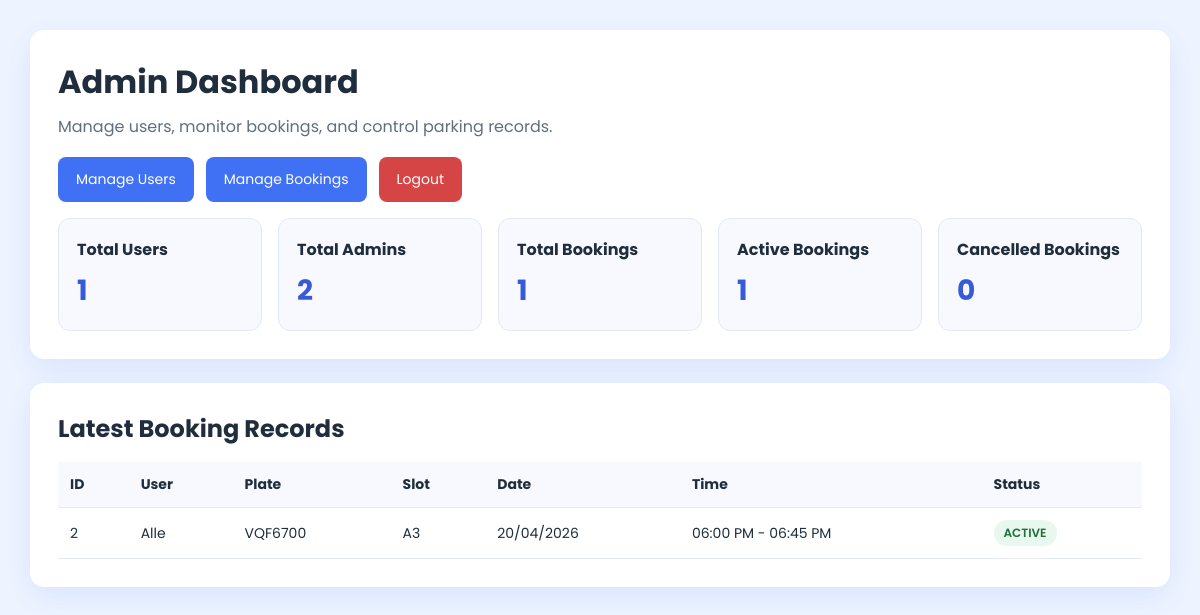
Page /admin_dashboard.php (signed in) on the committed database.
### tables this page shows
CREATE TABLE `bookings` (
  `id` int(11) NOT NULL,
  `user_id` int(11) NOT NULL,
  `slot_id` int(11) NOT NULL,
  `plate_number` varchar(20) NOT NULL,
  `date` date NOT NULL,
  `start_time` time NOT NULL,
  `end_time` time NOT NULL,
  `status` varchar(20) NOT NULL DEFAULT 'ACTIVE'
);

CREATE TABLE `users` (
  `id` int(11) NOT NULL,
  `name` varchar(60) NOT NULL,
  `email` varchar(100) NOT NULL,
  `phone` varchar(15) NOT NULL,
  `password` varchar(255) NOT NULL,
  `role` enum('admin','user') NOT NULL DEFAULT 'user',
  `created_at` timestamp NOT NULL DEFAULT current_timestamp()
);

CREATE TABLE `parking_slots` (
  `id` int(11) NOT NULL,
  `slot_number` varchar(50) NOT NULL
);

### security.php (called while the page is built, shortened)
<?php
function e($value)
{
    return htmlspecialchars((string)$value, ENT_QUOTES, 'UTF-8');
}

### admin_dashboard.php (the view, shortened to what this page needs)
<?php
require_once 'security.php';
require_once 'connect.php';
$totalUsers = $conn->query("SELECT COUNT(*) AS total FROM users WHERE role = 'user'")->fetch_assoc()['total'];
$totalAdmins = $conn->query("SELECT COUNT(*) AS total FROM users WHERE role = 'admin'")->fetch_assoc()['total'];
$totalBookings = $conn->query("SELECT COUNT(*) AS total FROM bookings")->fetch_assoc()['total'];
$activeBookings = $conn->query("SELECT COUNT(*) AS total FROM bookings WHERE status = 'ACTIVE'")->fetch_assoc()['total'];
$cancelledBookings = $conn->query("SELECT COUNT(*) AS total FROM bookings WHERE status = 'CANCELLED'")->fetch_assoc()['total'];
$latest = $conn->query("
    SELECT b.id, u.name, p.slot_number, b.plate_number, b.date, b.start_time, b.end_time, b.status
    FROM bookings b
    JOIN users u ON b.user_id = u.id
    JOIN parking_slots p ON b.slot_id = p.id
    ORDER BY b.id DESC
    LIMIT 10
");
?>
<!DOCTYPE html>
<html lang="en">
<head>
</head>
<body>
<div class="container">
  <div class="card">
    <h1>Admin Dashboard</h1>
    <p style="color:#5f6f81;margin:8px 0 18px;">Manage users, monitor bookings, and control parking records.</p>
    <div class="top-links">
      <a class="btn" href="manage_users.php">Manage Users</a>
      <a class="btn" href="manage_bookings.php">Manage Bookings</a>
      <a class="btn danger" href="logout.php">Logout</a>
    </div>
    <div class="stats">
      <div class="stat">
        <strong>Total Users</strong>
        <div class="number"><?php echo e($totalUsers); ?></div>
      </div>
      <div class="stat">
        <strong>Total Admins</strong>
        <div class="number"><?php echo e($totalAdmins); ?></div>
      </div>
      <div class="stat">
        <strong>Total Bookings</strong>
        <div class="number"><?php echo e($totalBookings); ?></div>
      </div>
      <div class="stat">
        <strong>Active Bookings</strong>
        <div class="number"><?php echo e($activeBookings); ?></div>
      </div>
      <div class="stat">
        <strong>Cancelled Bookings</strong>
        <div class="number"><?php echo e($cancelledBookings); ?></div>
      </div>
    </div>
  </div>
  <div class="card">
    <h2>Latest Booking Records</h2>
    <table style="font-size:14px;">
      <thead>
        <tr>
          <th>ID</th>
          <th>User</th>
          <th>Plate</th>
          <th>Slot</th>
          <th>Date</th>
          <th>Time</th>
          <th>Status</th>
        </tr>
      </thead>
      <tbody>
      <?php while ($row = $latest->fetch_assoc()): ?>
        <tr>
          <td><?php echo e($row['id']); ?></td>
          <td><?php echo e($row['name']); ?></td>
          <td><?php echo e($row['plate_number']); ?></td>
          <td><?php echo e($row['slot_number']); ?></td>
          <td><?php echo date("d/m/Y", strtotime($row['date'])); ?></td>
          <td>
            <?php
              echo date("h:i A", strtotime($row['start_time'])) .
              " - " .
              date("h:i A", strtotime($row['end_time']));
            ?>
          </td>
          <td>
            <span class="badge <?php echo e($row['status']); ?>">
              <?php echo e($row['status']); ?>
            </span>
          </td>
        </tr>
      <?php endwhile; ?>
      </tbody>
    </table>
  </div>
</div>
</body>
</html>

### admin_dashboard.php (style rules this page uses)
* { margin:0; padding:0; box-sizing:border-box; font-family:'Poppins',sans-serif; }
body { min-height:100vh; background:#eef4ff; padding:30px; color:#1f2d3d; }
.container { max-width:1180px; margin:0 auto; }
.card { background:#fff; border-radius:14px; padding:28px; box-shadow:0 10px 30px rgba(64,112,244,0.12); margin-bottom:24px; }
.top-links { display:flex; gap:12px; flex-wrap:wrap; margin-top:18px; }
.btn { display:inline-block; text-decoration:none; border:none; background:#4070f4; color:#fff; padding:12px 18px; border-radius:8px; cursor:pointer; font-size:14px; }
.danger { background:#d64545; }
.stats { display:grid; grid-template-columns:repeat(auto-fit,minmax(200px,1fr)); gap:16px; margin-top:16px; }
.stat { padding:18px; border-radius:12px; background:#f7f9fe; border:1px solid #e4eaf5; }
.stat strong { display:block; margin-bottom:8px; }
.stat .number { font-size:28px; font-weight:700; color:#365ad8; }
table { width:100%; border-collapse:collapse; margin-top:16px; }
th, td { padding:12px; border-bottom:1px solid #e4eaf5; text-align:left; }
th { background:#f7f9fe; }
.badge { display:inline-block; padding:4px 10px; border-radius:20px; font-size:12px; font-weight:600; }
.ACTIVE { background:#e9f8ef; color:#216e39; }

### rows in the picture
bookings: id "2", user.name "Alle", plate_number "VQF6700", slot.slot_number "A3", date "20/04/2026", start_time "06:00 PM", end_time "06:45 PM", status "ACTIVE"

### other values in the picture
$totalUsers "1"
$totalAdmins "2"
$totalBookings "1"
$activeBookings "1"
$cancelledBookings "0"
